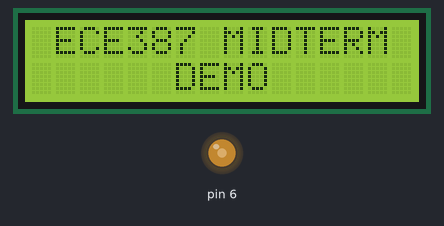
The sketch below on a simulated Arduino Uno, built with avr-gcc and run on an emulated ATmega328P. Shown: 16×2 character LCD, output pins drawn as LEDs (lit = HIGH).

Above: at 0.1 s.
At 6.71 s:
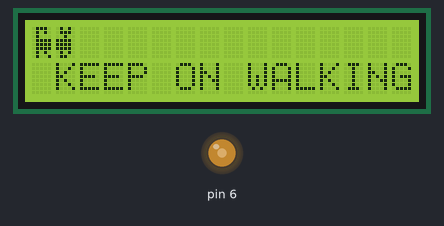
At 13.56 s:
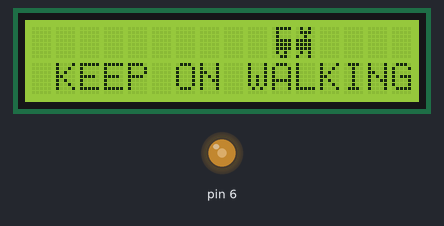
At 20.09 s:
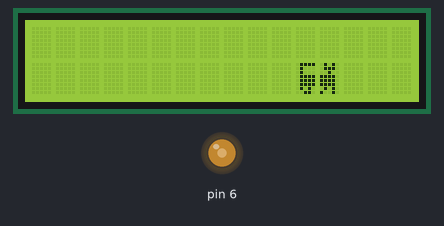
At 26.8 s:
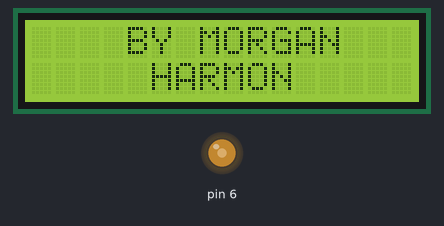
At 39.75 s:
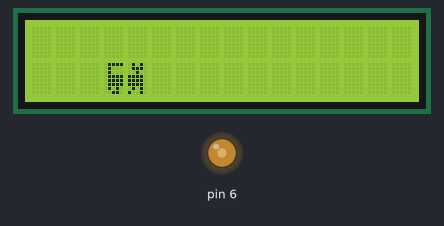

The sketch:

catAnimation_LCD_Test_Module.ino
```cpp
/*
  Morgan Harmon
  ECE387 Midterm

  This program has a cat animation walking aross the LCD. This demostrates the uses of the LCD for
  similar projects.

*/

// include the library code:
#include  <LiquidCrystal.h>

int contrast = 120;

// initialization of the interface pins with library:
LiquidCrystal lcd(12, 11, 5, 4, 3, 2);

// animation speed:
int y = 250;

// defining each screen for animation
// --START CAT ANIMATION--
// --EMPTY START--
byte empty[8] = {
  B00000,
  B00000,
  B00000,
  B00000,
  B00000,
  B00000,
  B00000,
  B00000
};
// --EMPTY END--


// --FRAME 1--
byte catButtStanding[8] = {
  B01111,
  B01000,
  B01000,
  B01111,
  B01111,
  B01111,
  B01010,
  B01010
};

byte catFaceStanding[8] = {
  B01010,
  B01110,
  B00100,
  B11110,
  B11110,
  B11110,
  B01010,
  B01010
};
// --FRAME 1 END--

//--FRAME 2--
byte catButtRightLegBack[8] = {
  B01111,
  B01000,
  B01000,
  B01111,
  B01111,
  B01111,
  B01010,
  B01100
};

byte catFaceRightLegFront[8] = {
  B01010,
  B01110,
  B00100,
  B11110,
  B11110,
  B11110,
  B01010,
  B01001
};
//--FRAME 2 END--

//--FRAME 3--
byte catButtRightLegFront[8] = {
  B01110,
  B01010,
  B01000,
  B01111,
  B01111,
  B01111,
  B01010,
  B01001
};

byte catFaceRightLegBack[8] = {
  B01010,
  B01110,
  B00100,
  B11110,
  B11110,
  B11110,
  B01010,
  B01100
};
//--FRAME 3 END--

//--FRAME 4--
byte catButtLeftLegFront[8] = {
  B01111,
  B01000,
  B01000,
  B01111,
  B01111,
  B01111,
  B01010,
  B00110
};

byte catFaceLeftLegBack[8] = {
  B01010,
  B01110,
  B00100,
  B11110,
  B11110,
  B11110,
  B01010,
  B10010
};
//--FRAME 4 END--

//--FRAME 5--
byte catButtLeftLegBack[8] = {
  B01111,
  B01000,
  B01000,
  B01111,
  B01111,
  B01111,
  B01010,
  B10010
};
byte catFaceLeftLegFront[8] = {
  B01010,
  B01110,
  B01110,
  B11110,
  B11110,
  B11110,
  B01010,
  B00110
};
//--FRAME 5 END--
//--END--


void setup() {
  analogWrite(6, contrast);
  // set up the LCD's number of columns and rows:
  lcd.begin(16, 2);
  // clear the LCD screen:
  lcd.clear();
}


void loop() {
  welcome();
  catDrawSpace();
}

//set up the welcome part
void welcome() {
  lcd.clear();
  lcd.setCursor(1, 0);
  lcd.print("ECE387 MIDTERM");
  lcd.setCursor(6, 1);
  lcd.print("DEMO");
  delay(3000);
  lcd.clear();
  lcd.setCursor(4, 0);
  lcd.print("BY MORGAN");
  lcd.setCursor(5, 1);
  lcd.print("HARMON");
  delay(3000);
}

//set up the cat walking animation and make it move
void catDrawSpace() {
  for (int a = 0; a < 13; a += 2)
  {
    int b = a + 1;
    int c = a + 2;
    int d = a + 3;
    int e = a + 4;
    lcd.clear();
    lcd.setCursor(1, 1);
    lcd.print("KEEP ON WALKING");

    lcd.createChar(1, empty);

    //--FRAME 1--
    lcd.createChar(2, catButtStanding);
    lcd.createChar(3, catFaceStanding);

    //--FRAME 2--
    lcd.createChar(4, catButtRightLegBack);
    lcd.createChar(5, catFaceRightLegFront);

    //--FRAME 3--
    lcd.createChar(6, catButtRightLegFront);
    lcd.createChar(7, catFaceRightLegBack);

    //--FRAME 4--
    lcd.createChar(8, catButtLeftLegBack);
    lcd.createChar(9, catFaceLeftLegFront);

    //--FRAME 5--
    lcd.createChar(10, catButtLeftLegFront);
    lcd.createChar(11, catFaceLeftLegBack);

    // NOTE:
    // changed the leg movement per frame to make the cat walking more
    // organic
    //--FRAME 1--
    lcd.setCursor(a, 0);
    lcd.write(2);
    lcd.setCursor(b, 0);
    lcd.write(3);
    delay(y);

    //--FRAME 2--
    lcd.setCursor(a, 0);
    lcd.write(4);
    lcd.setCursor(b, 0);
    lcd.write(5);
    delay(y);

    //--FRAME 3--
    lcd.setCursor(a, 0);
    lcd.write(6);
    lcd.setCursor(b, 0);
    lcd.write(7);
    delay(y);

    //--FRAME 4--
    lcd.setCursor(a, 0);
    lcd.write(8);
    lcd.setCursor(b, 0);
    lcd.write(9);
    delay(y);

    //--FRAME 5--
    lcd.setCursor(a, 0);
    lcd.write(10);
    lcd.setCursor(b, 0);
    lcd.write(11);
    delay(y);
  }

  for (int a = 0; a < 13; a += 2)
  {
    int b = a + 1;
    int c = a + 2;
    int d = a + 3;
    int e = a + 4;
    lcd.clear();
    lcd.setCursor(1, 1);

    // NOTE:
    // changed the leg movement per frame to make the cat walking more
    // organic
    //--FRAME 1--
    lcd.setCursor(d, 1);
    lcd.write(2);
    lcd.setCursor(e, 1);
    lcd.write(3);
    delay(y);

    //--FRAME 2--
    lcd.setCursor(d, 1);
    lcd.write(4);
    lcd.setCursor(e, 1);
    lcd.write(5);
    delay(y);

    //--FRAME 3--
    lcd.setCursor(d, 1);
    lcd.write(6);
    lcd.setCursor(e, 1);
    lcd.write(7);
    delay(y);

    //--FRAME 4--
    lcd.setCursor(d, 1);
    lcd.write(8);
    lcd.setCursor(e, 1);
    lcd.write(9);
    delay(y);

    //--FRAME 5--
    lcd.setCursor(d, 1);
    lcd.write(10);
    lcd.setCursor(e, 1);
    lcd.write(11);
    delay(y);
  }
}
```

Measured:
- what the display in image 4 shows lasts 3.1 s, from 26.7 s to 29.8 s
